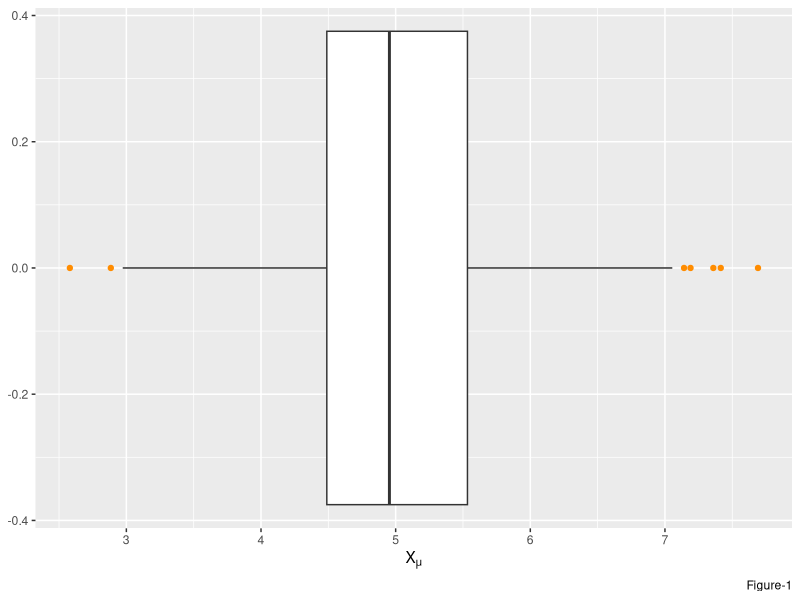
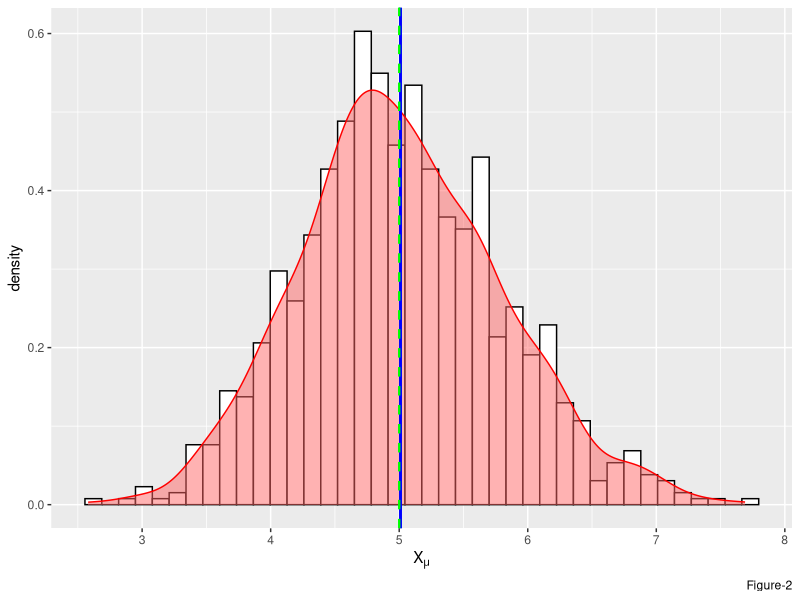
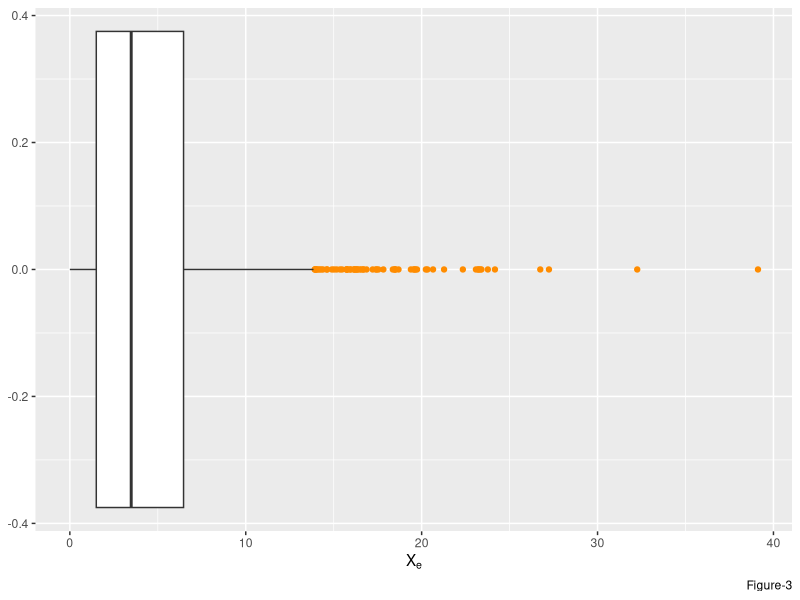
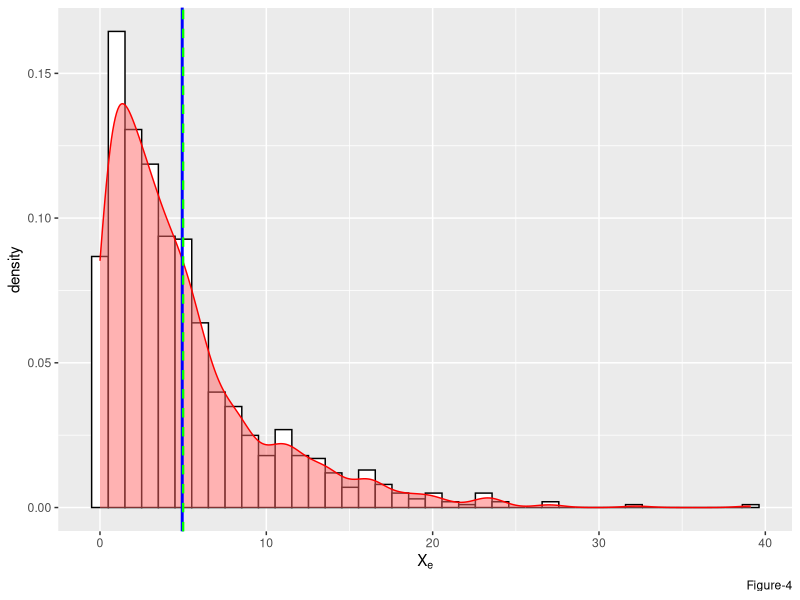
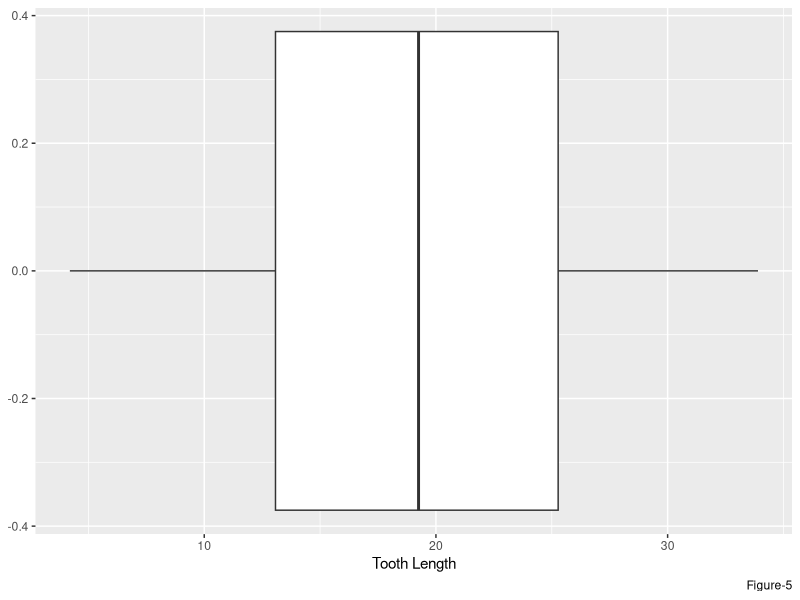
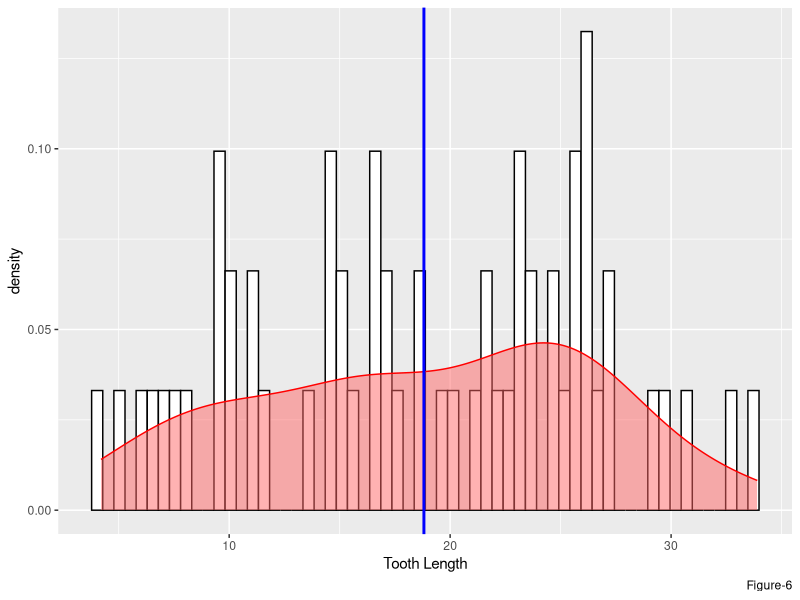
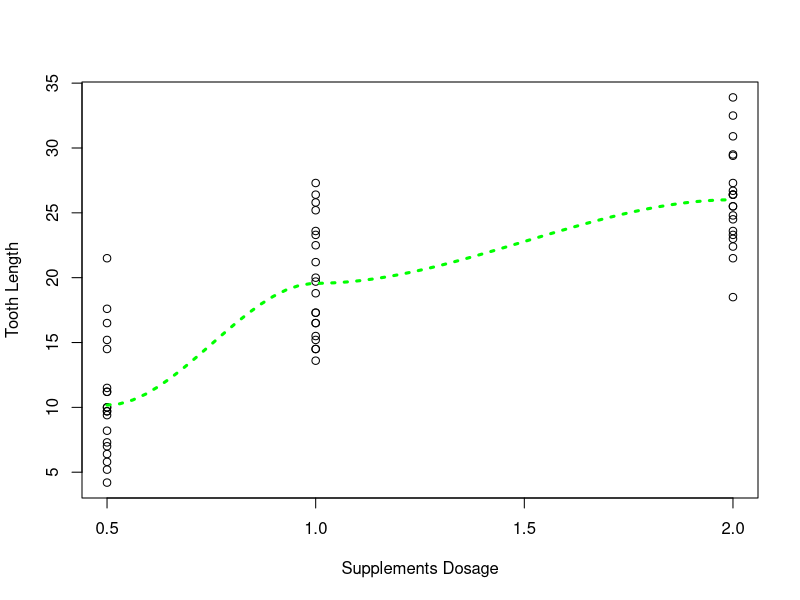
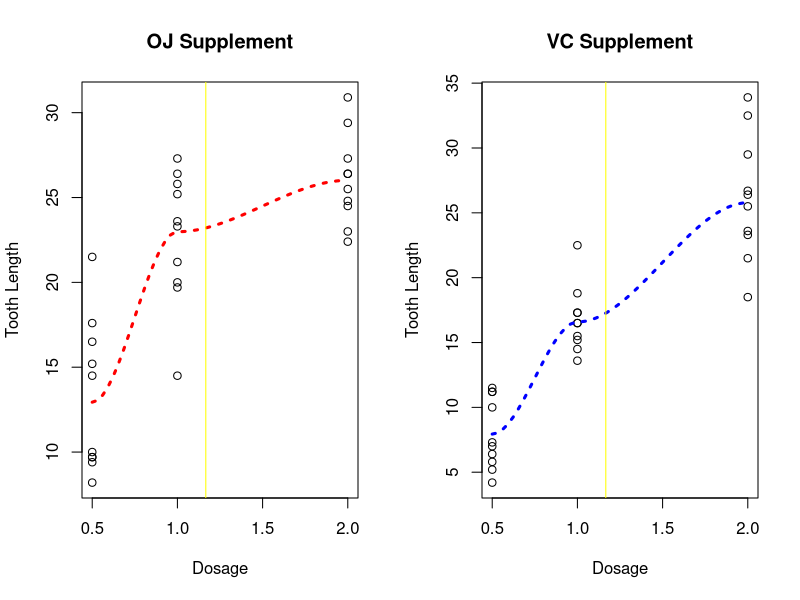

The R source for these figures, in order:
## ---- chunk 1
knitr::opts_chunk$set(echo = FALSE)
# Sys.setenv(TZ = "UTC")      # set global TZ to UTC for POSIXt class

# .Rfliburl <- "https://raw.githubusercontent.com/robertwcw/Rflib/master"
# source(file.path(.Rfliburl,"getRflib.R"),local = TRUE)
# source(getRflib("is.defined.R"),local = TRUE)
# source(getRflib("myplclust.R"),local = TRUE)
# source(getRflib("strCap.R"),local = TRUE)
## ---- chunk 2
if (!requireNamespace("ggplot2",quietly = TRUE)) install.packages("ggplot2")
library(ggplot2)

if (!requireNamespace("datasets",quietly = TRUE)) install.packages("datasets")
library(datasets)

if (!requireNamespace("modelr",quietly = TRUE)) install.packages("modelr")
library(modelr)

par.def <- par(no.readonly = TRUE) 
## ---- chunk 3
# statistical simulation

n <- 40                 #number of exponential per sample 
B <- 1000               #number of simulation 
lambda <- 1/5           #rate value for random exponential function
mu <- 1/lambda          #theoretical mean of population
sigma <- 1/lambda       #theoretical std-deviation of population
alpha <- 1/20           #alpha level for confidence interval test

# generate 1000 simulated distribution of 40 random exponential per sample
z <- matrix(nrow = B, ncol = n) 
for (i in 1:B) {z[i,] <- rexp(n, lambda)}; rm(i)

e <- NULL
e <- cbind(rexp(n*25, lambda), # 1000 sample random exponential distribution data
           apply(z, 1, mean))  # 1000 simulated means of each sample of 40 random exponential distributed data
e <- as.data.frame(e)
colnames(e) <- c("X_e", "X_mu")
## ---- chunk 4
summary(e$X_mu)
## ---- chunk 5
# boxplot for bootstrapped mean of random exponential sample data 'X_mu'
b <- ggplot()
b <- b + geom_boxplot(data = e, mapping = aes(x = X_mu), 
                      outlier.colour = "darkorange",
                      size = 0.5,
                      varwidth = FALSE)
b <- b + labs(x = expression("X"[mu]), caption = "Figure-1")
print(b)  
## ---- chunk 6
# histogram for bootstrapped of 1000 mean of random exponential sample data 'X_mu'
h <- ggplot(data = e, mapping = aes(x = X_mu, y = ..density..)) 
h <- h + geom_histogram(color = "black", fill = "white", bins = n) +
        geom_density(alpha = 0.5, fill = "#FF6666", col = "red") +
        geom_vline(aes(xintercept = mean(x = X_mu)), lty = 1, lwd = 1, col = "blue") +
        geom_vline(aes(xintercept = mu), lty = 2, lwd = 0.8, col = "green") +
        labs(x = expression("X"[mu]), caption = "Figure-2")
print(h)
## ---- chunk 7
# t-test
CI_t <- mean(e$X_mu) + c(-1,1) * qt(1 - alpha/2, NROW(e$X_mu) - 1) * sqrt(var(e$X_mu)/length(e$X_mu))
t_val <- (mean(e$X_mu) - mu)/(sd(e$X_mu)/sqrt(NROW(e$X_mu)))
p_val <- pt(q = abs(t_val), df = B - 1, lower.tail = FALSE) * 2  #one-sided p-value
## ---- chunk 8
summary(e$X_e)
## ---- chunk 9
# boxplot for exponential distributed random sample data 'X_e'
b <- ggplot()
b <- b + geom_boxplot(data = e, mapping = aes(x = X_e), 
                      outlier.colour = "darkorange",
                      size = 0.5,
                      varwidth = FALSE)
b <- b + labs(x = expression("X"[e]), caption = "Figure-3")
print(b)
## ---- chunk 10
# histogram for 1000 random exponential sample data 'X_e'
h <- ggplot(data = e, mapping = aes(x = X_e, y = ..density..)) 
h <- h + 
    geom_histogram(color = "black", fill = "white", bins = n) +
    geom_density(alpha = 0.5, fill = "#FF6666", col = "red") +
    geom_vline(aes(xintercept = mean(x = X_e)), lty = 1, lwd = 1, col = "blue") +
    geom_vline(aes(xintercept = mu), lty = 2, lwd = 0.8, col = "green") +
    labs(x = expression("X"[e]), caption = "Figure-4")
print(h)

## ---- chunk 11
data("ToothGrowth")
delayedAssign("tg", ToothGrowth)
rm(ToothGrowth)
## ---- chunk 12
# reveal the data structure of ToothGrowth
str(tg)
## ---- chunk 13
summary(tg)
## ---- chunk 14
b <- ggplot()
b <- b + geom_boxplot(data = tg, mapping = aes(x = len), 
                      outlier.colour = "darkorange",
                      size = 0.5,
                      varwidth = FALSE)
b <- b + labs(x = "Tooth Length", caption = "Figure-5")
print(b)  
## ---- chunk 15
h <- ggplot(data = tg, mapping = aes(x = len, y = ..density..)) 
h <- h + geom_histogram(color = "black", fill = "white", bins = 60) +
         geom_density(alpha = 0.5, fill = "#FF6666", col = "red") +
         geom_vline(aes(xintercept = mean(x = len)), lty = 1, lwd = 1, col = "blue") +
        labs(x = "Tooth Length", caption = "Figure-6")
print(h)

## ---- chunk 16
scatter.smooth(x = tg$dose, y = tg$len,
               ylab = "Tooth Length",
               xlab = "Supplements Dosage",
               lpars = list(col = "green", lwd = 3, lty = 3))   
## ---- chunk 17
par(mfrow = c(1,2))

with(subset(tg, as.numeric(supp) == 1), 
     scatter.smooth(x = dose, y = len,
                    main = "OJ Supplement",
                    ylab = "Tooth Length",
                    xlab = "Dosage",
                    lpars = list(col = "red", lwd = 3, lty = 3))   
     )
abline(v = mean(subset(tg, as.numeric(supp) == 1)$dose), col = "yellow1")

with(subset(tg, as.numeric(supp) == 2), 
     scatter.smooth(x = dose, y = len,
                    main = "VC Supplement",
                    ylab = "Tooth Length",
                    xlab = "Dosage",
                    lpars = list(col = "blue", lwd = 3, lty = 3))   
     )
abline(v = mean(subset(tg, as.numeric(supp) == 2)$dose), col = "yellow1")

for (j in c("OJ","VC")) {
    for (i in c("05","10","20")) 
        assign(paste0(j,i), subset(tg, (dose == as.numeric(i)/10 & supp == j),len)$len)
}
## ---- chunk 18
#
# bootstrapping ToothGrowth sampling dataset
B.tg <- bootstrap(tg, B*2)

# calculating means for bootstrapped ToothGrowth sampling distribution
B.tg.len <- NULL
for (i in as.numeric(B.tg$.id)) {
    B.tg.len <- c(B.tg.len, mean(tg[B.tg$strap[[i]][[2]],]$len))
}

# Statistics estimates for ToothGrowth sampling mean distribution
B <- NROW(B.tg.len)
Xmu <- mean(B.tg.len)
Xsd <- sd(B.tg.len)
Xvar <- var(B.tg.len)
Xse <- sd(B.tg.len)/sqrt(B)

# Mean estimate for tooth length on OJ supplement
tg.oj <- NULL
XOJmu <- NULL
for (i in as.numeric(B.tg$.id)) {
    tg.oj <- subset(tg[B.tg$strap[[i]][[2]],], as.numeric(supp) == 1, len)
    XOJmu <- c(XOJmu, mean(tg.oj$len))
}
XOJmu <- mean(XOJmu)

# Mean estimate for tooth length on VC supplement
tg.oj <- NULL
XVCmu <- NULL
for (i in as.numeric(B.tg$.id)) {
    tg.oj <- subset(tg[B.tg$strap[[i]][[2]],], as.numeric(supp) == 2, len)
    XVCmu <- c(XVCmu, mean(tg.oj$len))
}
XVCmu <- mean(XVCmu)
## ---- chunk 19
b <- ggplot()
b <- b + geom_boxplot(data = as.data.frame(B.tg.len), mapping = aes(x = B.tg.len), 
                      outlier.colour = "darkorange",
                      size = 0.5,
                      varwidth = FALSE)
b <- b + labs(x = "Tooth Length", caption = "Figure-9")
print(b)  
## ---- chunk 20
h <- ggplot(data = as.data.frame(B.tg.len), mapping = aes(x = B.tg.len, y = ..density..)) 
h <- h + geom_histogram(color = "black", fill = "white", bins = 100) +
         geom_density(alpha = 0.5, fill = "#FF6666", col = "red") +
         geom_vline(aes(xintercept = mean(x = B.tg.len)), lty = 1, lwd = 1, col = "blue") +
        labs(x = "Tooth Length", caption = "Figure-10")
print(h)
## ---- chunk 21
#
# t-test for ToothGrowth dataset

# Confidence interval
CI_t <- Xmu + c(-1,1) * qt(1 - alpha/2, NROW(B.tg.len) - 1) * sqrt(Xvar/B)

# t-value 
t_val <- (Xmu - mean(tg$len))/Xse

# p-value
p_val <- pt(q = abs(t_val), df = B - 1, lower.tail = FALSE) * 2  #one-sided p-value
